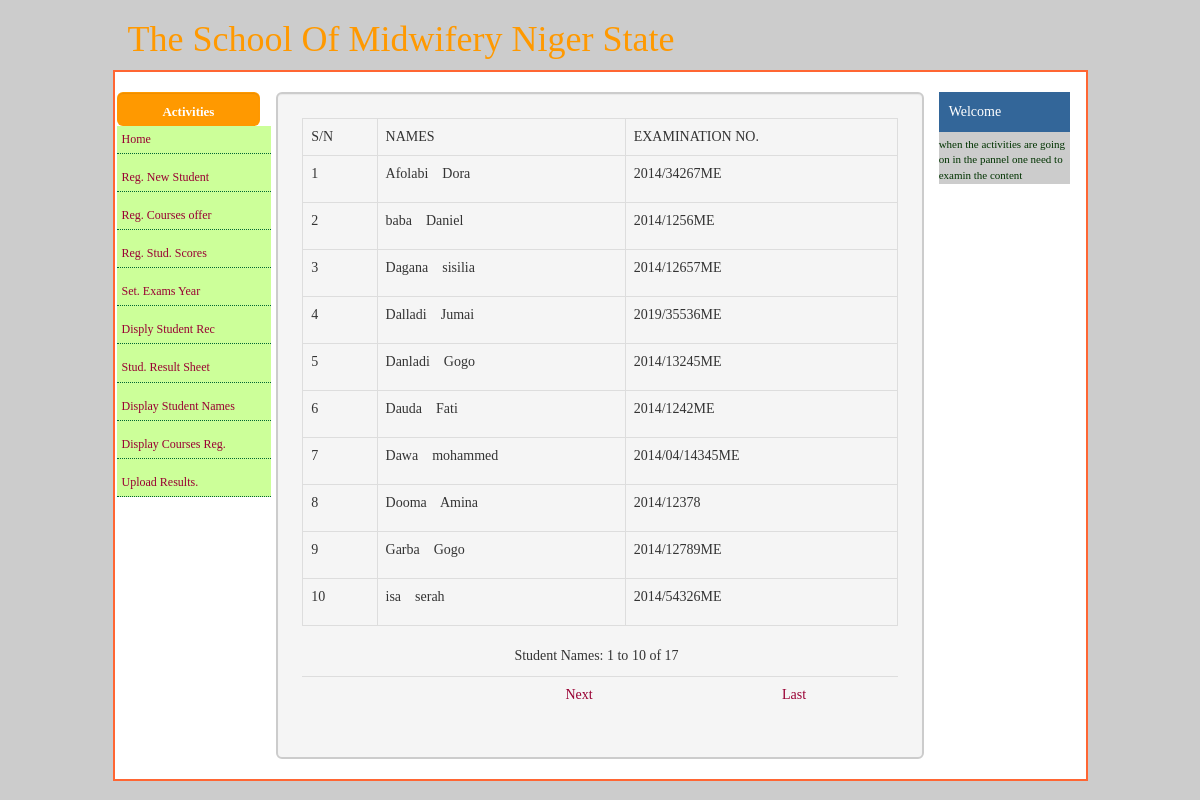
/dynamic_pages/display_student_names.php, run on the app's committed database.
### tables this page shows
CREATE TABLE IF NOT EXISTS `student_infor` (
  `name_id` int(11) NOT NULL AUTO_INCREMENT,
  `first_name` varchar(35) NOT NULL,
  `middle_name` varchar(35) DEFAULT NULL,
  `sur_name` varchar(35) NOT NULL,
  `admission_no` varchar(17) NOT NULL,
  `remark` varchar(8) NOT NULL,
  PRIMARY KEY (`name_id`)
);

### dynamic_pages/display_student_names.php (the view, shortened to what this page needs)
<?php
require_once('connection.php');
require_once "admin_fns.php";
?>
<?php
$currentPage = $_SERVER["PHP_SELF"];
$maxRows_rs_student_name = 10;
$pageNum_rs_student_name = 0;
$startRow_rs_student_name = $pageNum_rs_student_name * $maxRows_rs_student_name;
$query_rs_student_name = "SELECT name_id, first_name, middle_name, sur_name, admission_no FROM student_infor ORDER BY sur_name ASC";
$query_limit_rs_student_name = sprintf("%s LIMIT %d, %d", $query_rs_student_name, $startRow_rs_student_name, $maxRows_rs_student_name);
$rs_student_name = $db_found->query($query_limit_rs_student_name);
$row_rs_student_name = ($rs_student_name->fetch_array());
if (isset($_GET['totalRows_rs_student_name'])) {
  $totalRows_rs_student_name = $_GET['totalRows_rs_student_name'];
} else {
  $all_rs_student_name = $db_found->query($query_rs_student_name);
  $totalRows_rs_student_name =($all_rs_student_name->num_rows);
}
$totalPages_rs_student_name = ceil($totalRows_rs_student_name/$maxRows_rs_student_name)-1;
$queryString_rs_student_name = "";
$queryString_rs_student_name = sprintf("&totalRows_rs_student_name=%d%s", $totalRows_rs_student_name, $queryString_rs_student_name);
?>
<?php head_data();?>
<div class="col-xs-10">
<p class="text-capitalize h1 logoText">The School of Midwifery Niger State</p>
<div class="row content1">
<?php left_side_bar();?>
<div class="col-xs-8 well well-lg welborda">
<table width="500" class=" table table-bordered">
  <tr>
    <td>S/N</td>
    <td>NAMES</td>
    <td>EXAMINATION NO.</td>
  </tr>
  <?php
  $x =1;
  do { ?>
    <tr>
      <td><?php echo $x; ?></td>
      <td><p><?php echo $row_rs_student_name['sur_name']; ?>&nbsp;
       <?php echo $row_rs_student_name['first_name']; ?></p></td>
      <td><?php echo $row_rs_student_name['admission_no']; ?></td>
    </tr>
    <?php  $x++;} while ($row_rs_student_name = ($rs_student_name->fetch_array())); ?>
</table>
<div class="text-center">
<p>Student Names: <?php echo ($startRow_rs_student_name + 1) ?> to <?php echo min($startRow_rs_student_name + $maxRows_rs_student_name, $totalRows_rs_student_name) ?> of <?php echo $totalRows_rs_student_name ?> &nbsp;
<table border="0" class="table">
  <tr>
    <td><?php if ($pageNum_rs_student_name > 0) {  ?>
        <?php }  ?></td>
    <td><?php if ($pageNum_rs_student_name > 0) {  ?>
        <?php }  ?></td>
    <td><?php if ($pageNum_rs_student_name < $totalPages_rs_student_name) {  ?>
        <a href="<?php printf("%s?pageNum_rs_student_name=%d%s", $currentPage, min($totalPages_rs_student_name, $pageNum_rs_student_name + 1), $queryString_rs_student_name); ?>">Next</a>
        <?php }  ?></td>
    <td><?php if ($pageNum_rs_student_name < $totalPages_rs_student_name) {  ?>
        <a href="<?php printf("%s?pageNum_rs_student_name=%d%s", $currentPage, $totalPages_rs_student_name, $queryString_rs_student_name); ?>">Last</a>
        <?php }  ?></td>
  </tr>
</table>
</p>
</div>
</div>
<div class="col-xs-2 rightMargin">
<div class="textheader">Welcome </div>
<div class="rightBackground">
when the activities are going on
in the pannel one need to examin
the content
</div>
 </div>
</div>
</div>
<?php foot_data();?>

### dynamic_pages/admin_fns.php (shortened to what this page needs)
<?php
function head_data(){
    ?>
<!DOCTYPE html>
<html lang="en">
<head>
    <link href="../css/bootstrap.min.css" rel="stylesheet" type="text/css" />
    <link href="../css/admin.css" rel="stylesheet" type="text/css">
</head>
<body>
<div class="container backgrondAll">
    <div class="row">
        <?php
}
function left_side_bar(){
    ?>
    <div class="col-xs-2 sideLeft">
        <div class="row leftMenu">
            <button class="btn form-control buttonLeft btn-lg"> Activities </button>
        </div>
        <div class="row">
            <div class=" buttonUnder">
                <p class=" paragraphLink"><a href="adminPannel.php">Home</a></p>
                <p  class=" paragraphLink" > <a href="register_student_name.php">Reg. New Student</a></p>
                <p  class=" paragraphLink"> <a href="course_form.php"> Reg. Courses offer</a></p>
                <p class=" paragraphLink"> <a href="register_student_scores.php">Reg. Stud. Scores</a></p>
                <p class=" paragraphLink"><a href="set_year_form.php"> Set. Exams Year</a></p>
                <p class=" paragraphLink"> <a href="view_grade.php"> Disply Student Rec</a></p>
                <p class=" paragraphLink"> <a href="generate_result_table.php"> Stud. Result Sheet</a> </p>
                <p class=" paragraphLink"> <a href="display_student_names.php"> Display Student Names</a> </p>
                <p class=" paragraphLink"> <a href="display_courses_register.php"> Display Courses Reg.</a> </p>
                <p class=" paragraphLink"> <a href="Upload_CSV.php"> Upload Results.</a> </p>
            </div>
        </div>
    </div>
    <?php
}
    ?>
    <?php
function foot_data(){
    ?>
</div>
</div>
</body>
</html>
<?php
}

### css/admin.css (style rules this page uses)
.backgrondAll { //background-image:url(../Images/images_33.jpeg); font-family:Georgia, "Times New Roman", Times, serif; //font-size:26px; color:#003; //margin-left:5px; //width:630px; }
a:link { text-decoration:none; color:#903; }
.content1 { background:#FFF; border:2px solid #F63; }
body { background-color:#CCC; }
.welborda { border:2px solid #CCC; margin-top:20px; //margin-left:5px; }
.textheader { background:#369; font-family:Georgia, "Times New Roman", Times, serif; font-size:14px; color:#fff; padding:10px; }
.logoText { color:#F90; }
.leftMenu { //border:2px solid #000; margin-left:2px; margin-right:1px; }
.buttonLeft { background:#F90; color:#fff; font-weight:bold; font-family:Georgia, "Times New Roman", Times, serif; font-size:13px; }
.buttonUnder { //border:2px solid #000; margin-left:17px; background:#CF9; margin-right:5px; }
.sideLeft { margin-top:20px; //border:2px solid #000; font-family:Verdana, Geneva, sans-serif; font-size:10px; padding-left:0px; }
.paragraphLink { color:#060; font-family:Georgia, "Times New Roman", Times, serif; font-size:12px; border-bottom-width: 1px; border-bottom-style: dotted; border-bottom-color: #063; padding-top: 5px; padding-bottom: 5px; padding-left: 5px; }
.rightMargin { margin-top:20px; font-size: 20px; }
.rightBackground { background:#CCC; font-family:Georgia, "Times New Roman", Times, serif; font-size:11px; //font-weight:bold; color:#030; padding-top:5px; }

### data on the page
student_infor: sur_name "Afolabi", first_name "Dora", admission_no "2014/34267ME"
student_infor: sur_name "baba", first_name "Daniel", admission_no "2014/1256ME"
student_infor: sur_name "Dagana", first_name "sisilia", admission_no "2014/12657ME"
student_infor: sur_name "Dalladi", first_name "Jumai", admission_no "2019/35536ME"
student_infor: sur_name "Danladi", first_name "Gogo", admission_no "2014/13245ME"
student_infor: sur_name "Dauda", first_name "Fati", admission_no "2014/1242ME"
student_infor: sur_name "Dawa", first_name "mohammed", admission_no "2014/04/14345ME"
student_infor: sur_name "Dooma", first_name "Amina", admission_no "2014/12378"
student_infor: sur_name "Garba", first_name "Gogo", admission_no "2014/12789ME"
student_infor: sur_name "isa", first_name "serah", admission_no "2014/54326ME"

### other printed values
$startRow_rs_student_name + 1 "1"
$totalRows_rs_student_name "17"
